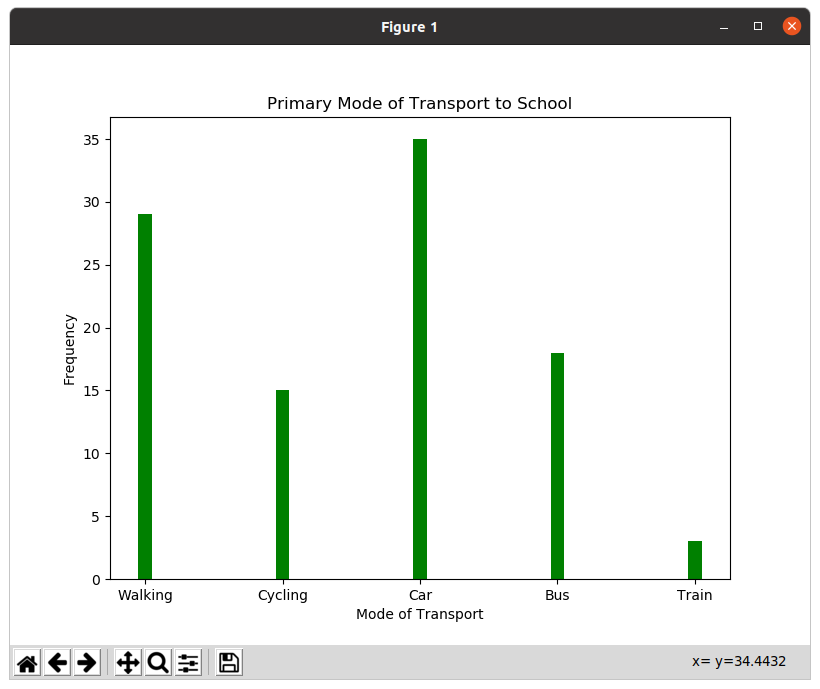

This chart was generated by the following Python code:
import matplotlib.pyplot as plt

# Replace these with your actual data
modes_of_transport = ["Walking", "Cycling", "Car", "Bus", "Train"]
frequency = [29,15,35,18,3]

# Create a bar graph
plt.figure(figsize=(8, 6))

plt.bar(modes_of_transport, frequency, width=0.1, color='green')

# Set properties for the graph
plt.xlabel('Mode of Transport')
plt.ylabel('Frequency')
plt.title('Primary Mode of Transport to School')

# Show the bar graph
plt.show()
